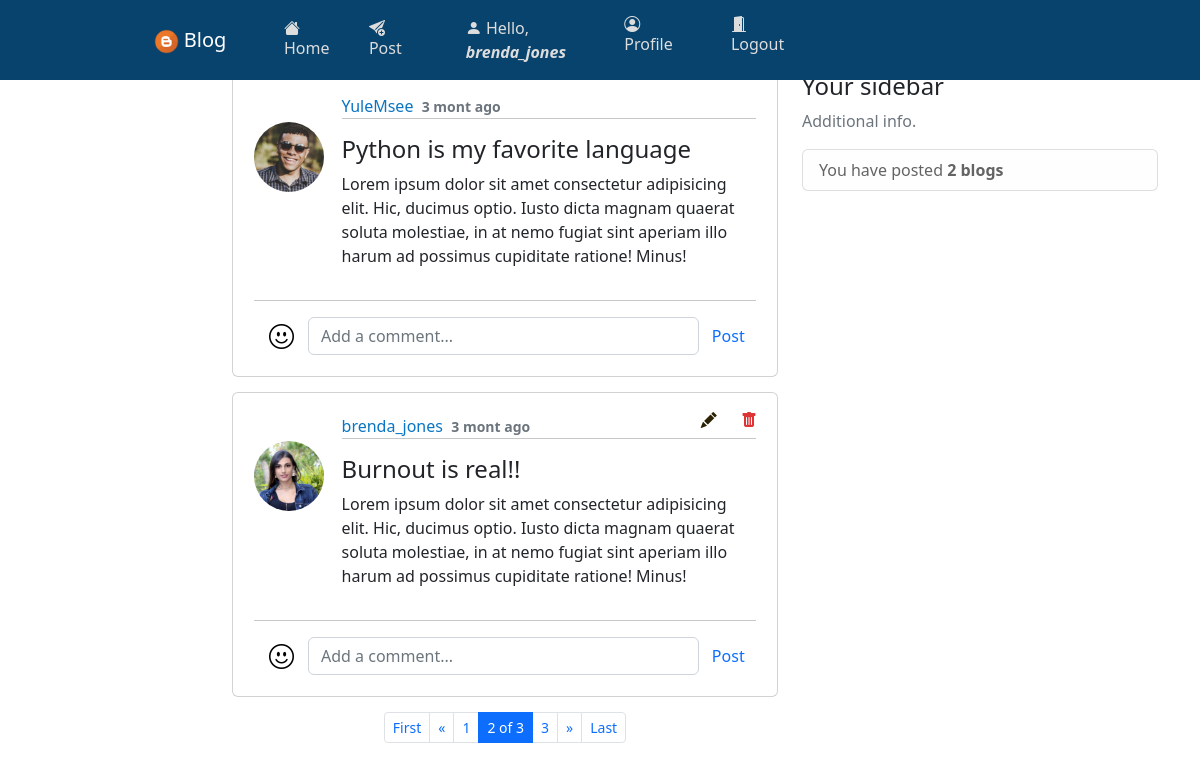
/users/homepage/?page=2 (signed in), run on an earlier commit of the app's database.
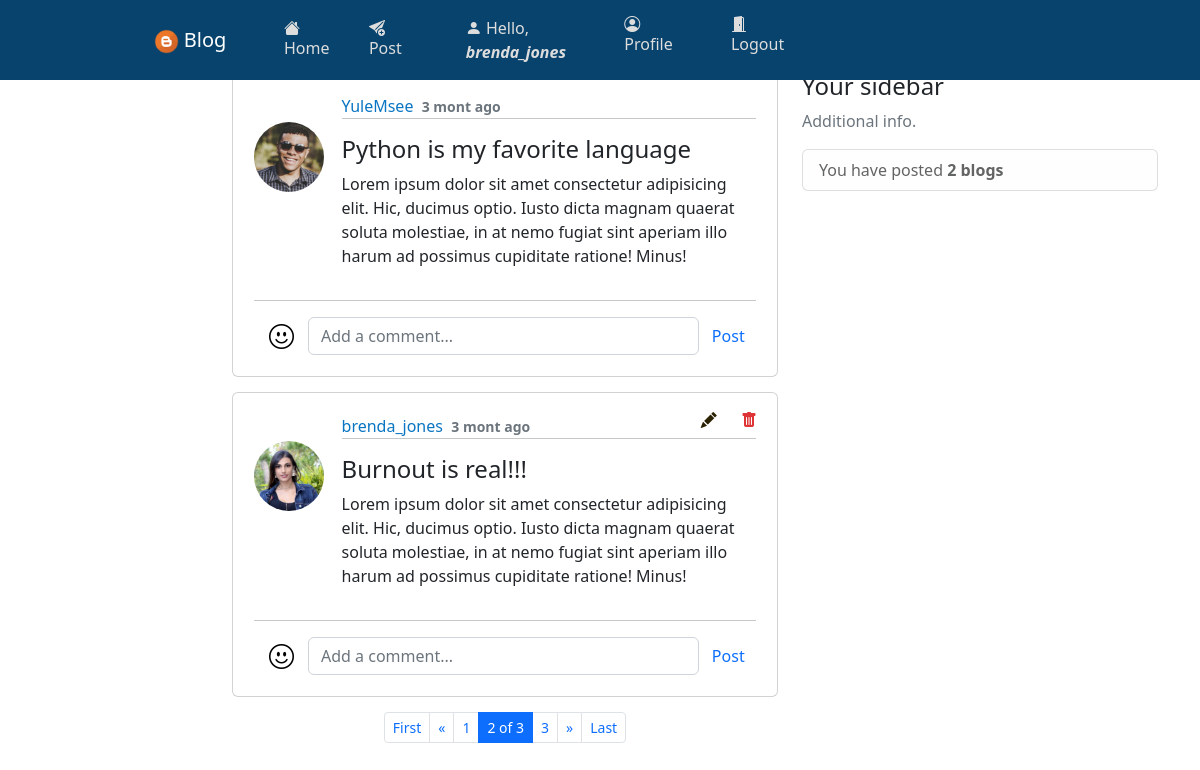
And on a later commit of the database.
### users/models.py (models this page shows, shortened)
class Posts(models.Model):
    id = models.CharField(max_length=12, primary_key=True, editable=False)
    blogger = models.ForeignKey(Profile, on_delete=models.CASCADE, editable=False)
    title = models.CharField(max_length=60, blank=False)
    content = models.TextField(blank=False)
    posted = models.DateTimeField(auto_now_add=True)
    edited = models.DateTimeField(auto_now=True)
    class Meta:
        ordering = ['-posted']
        verbose_name_plural = 'Posts'

class Profile(models.Model):
    id = models.CharField(max_length=12, primary_key=True, editable=False)
    name = models.OneToOneField(User, on_delete=models.CASCADE, editable=False)
    gender = models.CharField(max_length=7, blank=False)
    phone_no = models.CharField(max_length=14, blank=False)
    country = models.CharField(max_length=10, blank=False)
    dob = models.DateField(null=True, blank=False)
    age = models.PositiveIntegerField(default=0, editable=False)
    dp = models.ImageField(upload_to='Profile-pics/', default='default.png')
    created = models.DateTimeField(auto_now_add=True)
    edited = models.DateTimeField(auto_now=True)
    def __str__(self):
        return f'{self.name}'
    class Meta:
        ordering = ['name']
        verbose_name_plural = 'User Profiles'

### users/views.py (the view, shortened to what this page needs)
# urls.py: path('homepage/', views.homepage_view, name='homepage'),
@login_required(login_url='login')
@user_passes_test(lambda user: user.is_staff is False and user.is_superuser is False)
def homepage_view(request):
    blogs = Posts.objects.all()
    p = Paginator(blogs, 2)
    page_number = request.GET.get('page')
    try:
        page_obj = p.get_page(page_number)
    except PageNotAnInteger:
        page_obj = p.page(1)
    except EmptyPage:
        page_obj = p.page(p.num_pages)
    context = {
        'total_blogs': Posts.objects.filter(blogger=request.user.profile).count(),
        'comments': Comments.objects.all(),
        'page': page_obj, 'posted_blogs': page_obj
    }
    return render(request, 'users/index.html', context)

### users/templates/users/index.html (shortened to what the changed rows need)
{% extends 'users/base.html' %}{% block title %}Homepage{% endblock %}
{% load crispy_forms_tags %}
    {% block content %}
    <main class="container body-container" role="main">
        <div class="row">
            <div class="col-md-6 offset-sm-2">
                {% for blogs in posted_blogs %}
                <div class="card card-body pb-0">
                    <article class="media content-section">
                        <div class="d-flex align-items-start justify-content-center">
                            <img src="{{ blogs.blogger.dp.url }}" alt="img" class="rounded-circle article-img">
                            <div class="media-body">
                                <div class="article-metadata">
                                    <a href="{% url 'userprofile' blogs.blogger %}" class="mr-3">{{ blogs.blogger }}</a>
                                    <small class="text-muted fw-bold">{{ blogs.posted|timesince|cut:" "|slice:":6" }} ago</small>
                                    <hr class="mt-0">
                                </div>
                                <div class="delete-icon">
                                    <a href="{% url 'edit_blog' blogs.id blogs.blogger %}" class="icon">
                                        {% if blogs.blogger == request.user.profile %}<i class="bi bi-pencil-fill" style="color: #2b2103"></i>{% endif %}
                                    </a>
                                    <a href="" class="icon" data-bs-toggle="modal" data-bs-target="#delete-post-{{blogs.id}}">
                                        {% if blogs.blogger == request.user.profile %}<i class="bi bi-trash-fill" style="color: #df3435"></i>{% endif %}
                                    </a>
                                </div>
                                <h4>{{ blogs.title }}</h4>
                                <p class="article-content">
                                    {{ blogs.content }}
                                </p>
                            </div>
                        </div>
                        <hr class="w-100">
                        <div class="d-flex align-items-center post-comment-container">
                            <a href=""><i class="bi-emoji-smile"></i></a>
                            <form action="" method="post" class="d-flex">
                                <input type="text" placeholder="Add a comment..." name="comment" class="form-control">
                                <button type="submit" class="btn btn-default text-primary">Post</button>
                            </form>
                        </div>
                    </article>
                </div>
                {% empty %}
                <div class="text-center pt-3">
                    <h5 class="small text-muted">Blogs will appear here</h5>
                </div>
                {% endfor %}
            </div>
        </div>
    </main>
    {% endblock %}

What changed in the data, as far as the page shows it:
changed Posts "brenda_jones": title "Burnout is real!!" → "Burnout is real!!!"
